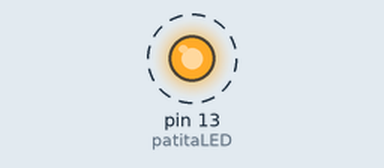
Bench run of a sketch on a simulated Arduino Uno, built with avr-gcc and run on an emulated ATmega328P. Shown: output pins drawn as LEDs (lit = HIGH). Dashed ring = blinking.

Above: at 0.5 s.
Timing chart, 0 to 3.5 s (numbered marks = the images above):
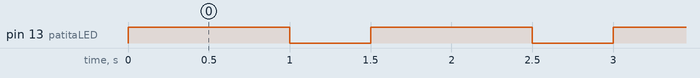

Measured:
- by itself, pin 13 (patitaLED): alternates HIGH for 1.0 s and LOW for 0.50 s

The sketch:

ej_00_pestanear.ino
```cpp
// ej_00_pestanear
// por montoyamoraga
// para Academia Sinestesia
// Fondart Iquique Medios Interactivos 2022
// v0.0.1 noviembre 2022
// hecho con Arduino 2.0.1
// basado en ejemplo Arduino 01.Basics => Blink

// variable para patita conectada a LED
int patitaLED = 13;

// variables para tiempo, en milisegundos
int tiempoEncendido = 1000;
int tiempoApagado = 500;

// setup() ocurre una vez al principio
void setup() {

  // configurar la patita digital como salida
  pinMode(patitaLED, OUTPUT);
}

// loop() ocurre despues de setup, en bucle
void loop() {

  // prender LED
  digitalWrite(patitaLED, 1);
  // hacer pausa correspondiente
  delay(tiempoEncendido);

  // apagar LED
  digitalWrite(patitaLED, 0);
  // hacer pausa correspondiente
  delay(tiempoApagado);
}
```
